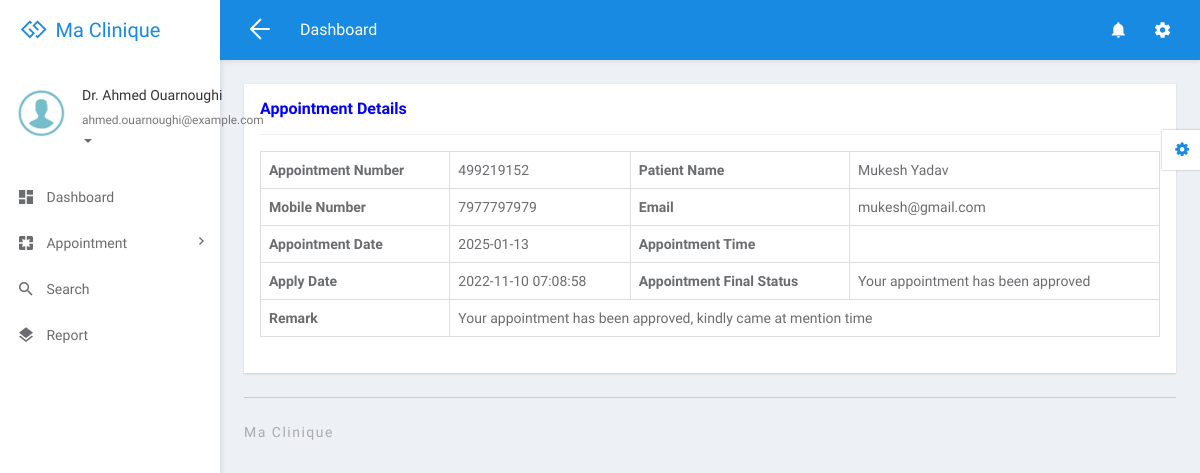
/doctor/view-appointment-detail.php?editid=1 (signed in), run on the app's committed database.
### tables this page shows
CREATE TABLE `tbldoctor` (
  `ID` int(5) NOT NULL,
  `FullName` varchar(250) DEFAULT NULL,
  `MobileNumber` bigint(10) DEFAULT NULL,
  `Email` varchar(250) DEFAULT NULL,
  `Specialization` varchar(250) DEFAULT NULL,
  `Password` varchar(259) DEFAULT NULL,
  `CreationDate` timestamp NULL DEFAULT current_timestamp()
);

CREATE TABLE `tblappointment` (
  `ID` int(10) NOT NULL,
  `AppointmentNumber` int(10) DEFAULT NULL,
  `Name` varchar(250) DEFAULT NULL,
  `MobileNumber` bigint(20) DEFAULT NULL,
  `Email` varchar(250) DEFAULT NULL,
  `AppointmentDate` date DEFAULT NULL,
  `Specialization` varchar(250) DEFAULT NULL,
  `Doctor` int(10) DEFAULT NULL,
  `ApplyDate` timestamp NULL DEFAULT current_timestamp(),
  `Remark` varchar(250) DEFAULT NULL,
  `Status` varchar(250) DEFAULT NULL,
  `UpdationDate` timestamp NULL DEFAULT NULL ON UPDATE current_timestamp(),
  `VilleID` int(10) DEFAULT NULL,
  `ClinicID` int(10) DEFAULT NULL
);

### doctor/view-appointment-detail.php (the view, shortened to what this page needs)
<?php
include('includes/dbconnection.php');
if (strlen($_SESSION['damsid']==0)) {
  header('location:logout.php');
  } else{
  ?>
<!DOCTYPE html>
<html lang="en">
<head>
	<link rel="stylesheet" href="libs/bower/font-awesome/css/font-awesome.min.css">
	<link rel="stylesheet" href="libs/bower/material-design-iconic-font/dist/css/material-design-iconic-font.css">
	<link rel="stylesheet" href="libs/bower/animate.css/animate.min.css">
	<link rel="stylesheet" href="libs/bower/fullcalendar/dist/fullcalendar.min.css">
	<link rel="stylesheet" href="libs/bower/perfect-scrollbar/css/perfect-scrollbar.css">
	<link rel="stylesheet" href="assets/css/bootstrap.css">
	<link rel="stylesheet" href="assets/css/core.css">
	<link rel="stylesheet" href="assets/css/app.css">
</head>
<body class="menubar-left menubar-unfold menubar-light theme-primary">
<?php include_once('includes/header.php');?>
<?php include_once('includes/sidebar.php');?>
<main id="app-main" class="app-main">
  <div class="wrap">
	<section class="app-content">
		<div class="row">
			<div class="col-md-12">
				<div class="widget">
					<header class="widget-header">
						<h4 class="widget-title" style="color: blue">Appointment Details</h4>
					</header>
					<hr class="widget-separator">
					<div class="widget-body">
						<div class="table-responsive">
							<?php
                  $eid=$_GET['editid'];
$sql="SELECT * from tblappointment  where ID=:eid";
$query = $dbh -> prepare($sql);
$query-> bindParam(':eid', $eid, PDO::PARAM_STR);
$query->execute();
$results=$query->fetchAll(PDO::FETCH_OBJ);
$cnt=1;
if($query->rowCount() > 0)
{
foreach($results as $row)
{               ?>
							<table border="1" class="table table-bordered mg-b-0">
                                            <tr>
    <th>Appointment Number</th>
    <td><?php  echo $aptno=($row->AppointmentNumber);?></td>
    <th>Patient Name</th>
    <td><?php  echo $row->Name;?></td>
  </tr>
  <tr>
    <th>Mobile Number</th>
    <td><?php  echo $row->MobileNumber;?></td>
    <th>Email</th>
    <td><?php  echo $row->Email;?></td>
  </tr>
   <tr>
    <th>Appointment Date</th>
    <td><?php  echo $row->AppointmentDate;?></td>
    <th>Appointment Time</th>
    <td><?php  echo $row->AppointmentTime;?></td>
  </tr>
  <tr>
    <th>Apply Date</th>
    <td><?php  echo $row->ApplyDate;?></td>
     <th>Appointment Final Status</th>
    <td colspan="4"> <?php  $status=$row->Status;
if($row->Status=="Approved")
{
 echo "Your appointment has been approved";
}
     ;?></td>
  </tr>
   <tr>
<th >Remark</th>
 <?php if($row->Remark==""){ ?>
                     <td colspan="3"><?php echo "Not Updated Yet"; ?></td>
<?php } else { ?>                  <td colspan="3"> <?php  echo htmlentities($row->Remark);?>
                  </td>
                  <?php } ?>
  </tr>
<?php $cnt=$cnt+1;}} ?>
</table>
<br>
					</div>
				</div>
			</div>
		</div>
	</section>
</div>
  <?php include_once('includes/footer.php');?>
</main>
<?php include_once('includes/customizer.php');?>
</body>
</html>
<?php }  ?>

### doctor/includes/header.php (shortened to what this page needs)
<nav id="app-navbar" class="navbar navbar-inverse navbar-fixed-top primary">
  <div class="navbar-header">
    <a href="dashboard.php" class="navbar-brand">
      <span class="brand-icon"><i class="fa fa-gg"></i></span>
      <span class="brand-name">Ma Clinique</span>
    </a>
  </div>
  <div class="navbar-container container-fluid">
    <div class="collapse navbar-collapse" id="app-navbar-collapse">
      <ul class="nav navbar-toolbar navbar-toolbar-left navbar-left">
        <li class="hidden-float hidden-menubar-top">
          <a href="javascript:void(0)" role="button" id="menubar-fold-btn" class="hamburger hamburger--arrowalt is-active js-hamburger">
            <span class="hamburger-box"><span class="hamburger-inner"></span></span>
          </a>
        </li>
        <li>
          <h5 class="page-title hidden-menubar-top hidden-float">Dashboard</h5>
        </li>
      </ul>
      <ul class="nav navbar-toolbar navbar-toolbar-right navbar-right">
        <li class="dropdown">
          <a href="#" class="dropdown-toggle" data-toggle="dropdown" role="button" aria-haspopup="true" aria-expanded="false"><i class="zmdi zmdi-hc-lg zmdi-notifications"></i></a>
        </li>
        <li class="dropdown">
          <a href="javascript:void(0)" class="dropdown-toggle" data-toggle="dropdown" role="button" aria-haspopup="true" aria-expanded="false"><i class="zmdi zmdi-hc-lg zmdi-settings"></i></a>
        </li>
      </ul>
    </div>
  </div>
</nav>

### doctor/includes/sidebar.php (shortened to what this page needs)
<aside id="menubar" class="menubar light">
  <div class="app-user">
    <div class="media">
      <div class="media-left">
        <div class="avatar avatar-md avatar-circle">
          <a href="javascript:void(0)"><img class="img-responsive" src="assets/images/images.png" alt="avatar"/></a>
        </div>
      </div>
      <div class="media-body">
        <div class="foldable">
          <?php
$eid=$_SESSION['damsid'];
$sql="SELECT FullName,Email from  tbldoctor where ID=:eid";
$query = $dbh -> prepare($sql);
$query->bindParam(':eid',$eid,PDO::PARAM_STR);
$query->execute();
$results=$query->fetchAll(PDO::FETCH_OBJ);
foreach($results as $row)
{
$email=$row->Email;
$fname=$row->FullName;
}   ?>
          <h5><a href="javascript:void(0)" class="username"><?php  echo $fname ;?></a></h5>
          <ul>
            <li class="dropdown">
              <a href="javascript:void(0)" class="dropdown-toggle usertitle" data-toggle="dropdown" aria-haspopup="true" aria-expanded="false">
                <small><?php  echo $email;?></small>
                <span class="caret"></span>
              </a>
            </li>
          </ul>
        </div>
      </div>
    </div>
  </div>
  <div class="menubar-scroll">
    <div class="menubar-scroll-inner">
      <ul class="app-menu">
        <li class="has-submenu">
          <a href="dashboard.php">
            <i class="menu-icon zmdi zmdi-view-dashboard zmdi-hc-lg"></i>
            <span class="menu-text">Dashboard</span>
          </a>
        </li>
       <li class="has-submenu">
          <a href="javascript:void(0)" class="submenu-toggle">
            <i class="menu-icon zmdi zmdi-pages zmdi-hc-lg"></i>
            <span class="menu-text">Appointment</span>
            <i class="menu-caret zmdi zmdi-hc-sm zmdi-chevron-right"></i>
          </a>
        </li>
        <li>
          <a href="search.php">
            <i class="menu-icon zmdi zmdi-search zmdi-hc-lg"></i>
            <span class="menu-text">Search</span>
          </a>
        </li>
        <li>
          <a href="appointment-bwdates.php">
            <i class="menu-icon zmdi zmdi-layers zmdi-hc-lg"></i>
            <span class="menu-text">Report</span>
          </a>
        </li>
      </ul>
    </div>
  </div>
</aside>

### doctor/includes/footer.php
<div class="wrap p-t-0">
    <footer class="app-footer">
        <div class="copyright pull-left">Ma Clinique</div>
    </footer>
  </div>

### doctor/includes/customizer.php (shortened to what this page needs)
<div id="app-customizer" class="app-customizer">
  <a href="javascript:void(0)"
    class="app-customizer-toggle theme-color"
    data-toggle="class"
    data-class="open"
    data-active="false"
    data-target="#app-customizer">
    <i class="fa fa-gear"></i>
  </a>
</div>

### data on the page
tbldoctor: FullName "Dr. Ahmed Ouarnoughi", Email "ahmed.ouarnoughi@example.com"
tblappointment: AppointmentNumber "499219152", Name "Mukesh Yadav", MobileNumber "7977797979", Email "mukesh@gmail.com", AppointmentDate "2025-01-13", ApplyDate "2022-11-10 07:08:58", Status "Your appointment has been approved", Remark "Your appointment has been approved, kindly came at mention time"
